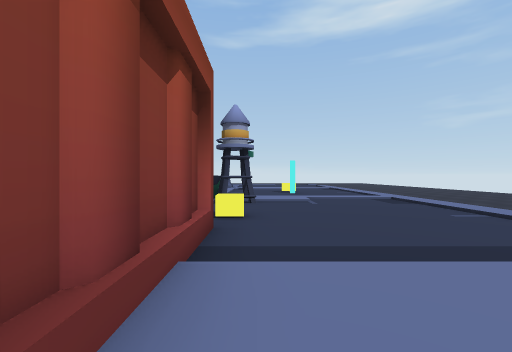
[1] (above)

24 first-person views from a walk through a 3-D level made in the Unity game engine. The camera is 1.4 m above the floor, looks level and sees 90° across. The floor is counted in squares, 2 m on a side. Each view is taken from the middle of a square. On the plan, view 1 faces up. The plan holds only what a view shows up to about 9 squares ahead; the rest is blank. The place goes on beyond the plan. The player character is not drawn. Some surface patterns are stand-ins.

[2]
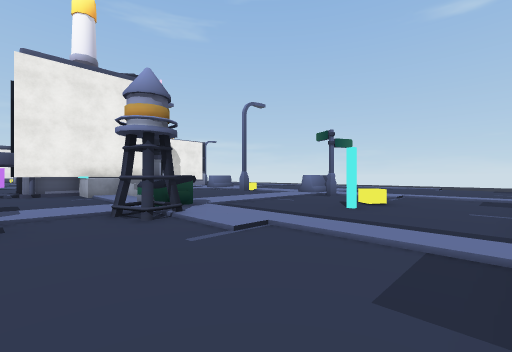

[3]
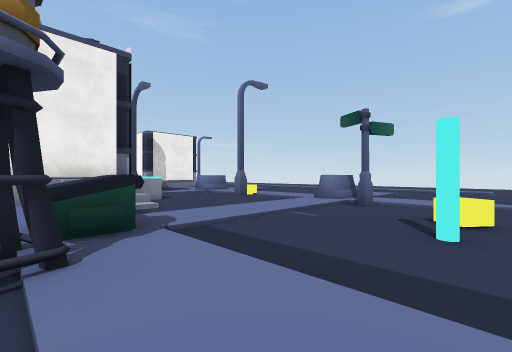

[4]
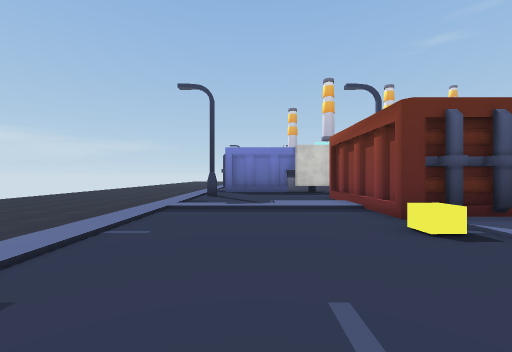

[5]
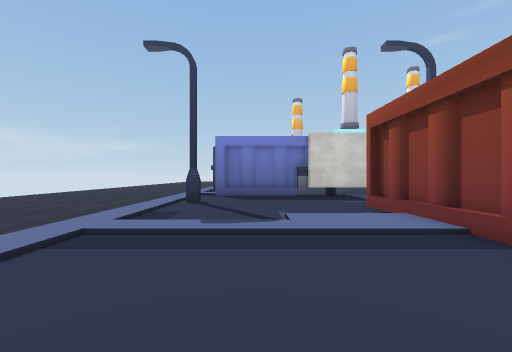

[6]
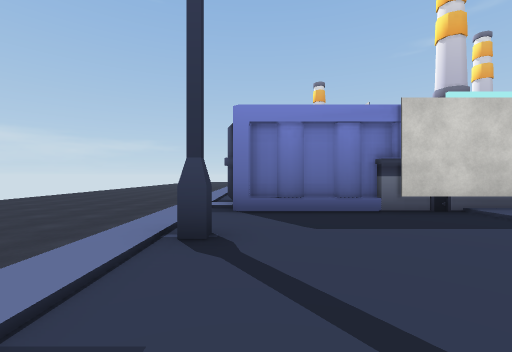

[7]
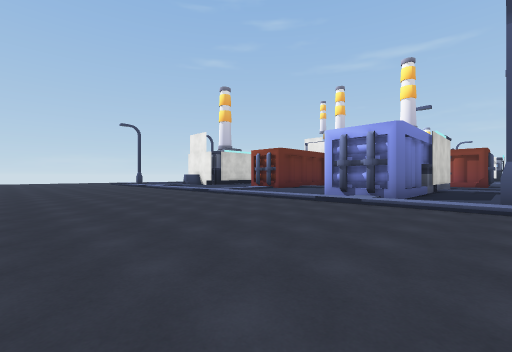

[8]
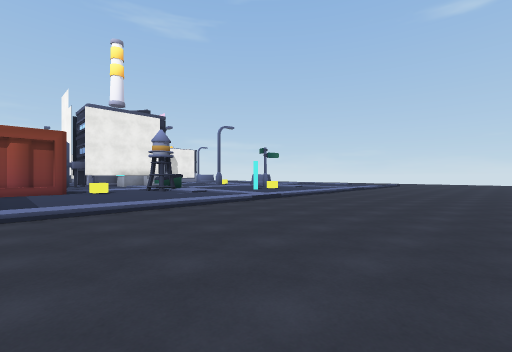

[9]
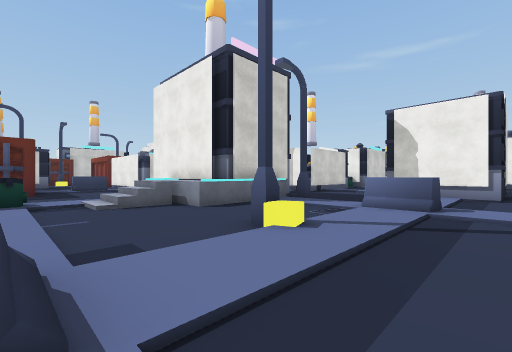

[10]
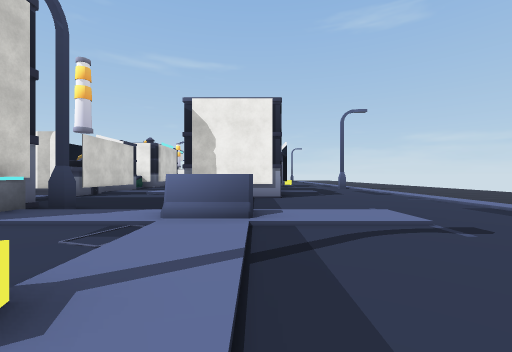

[11]
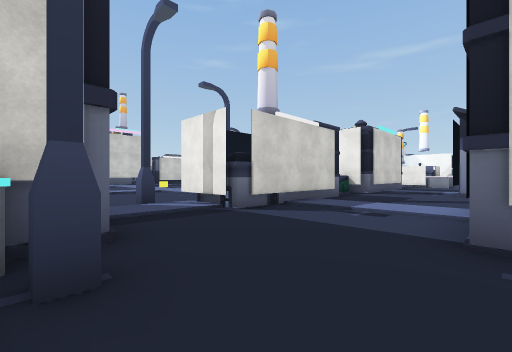

[12]
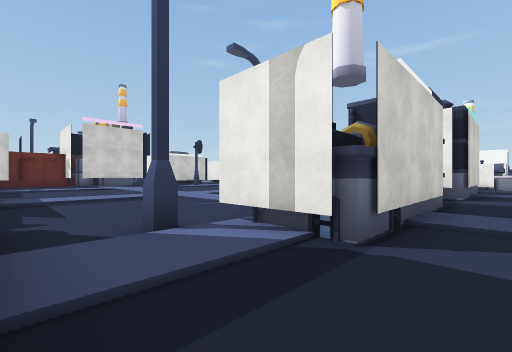

[13]
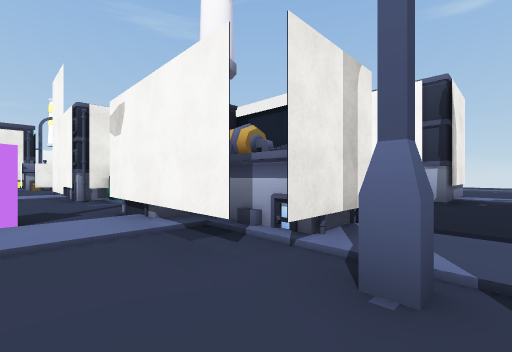

[14]
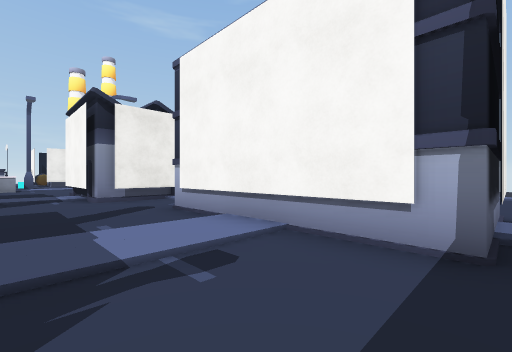

[15]
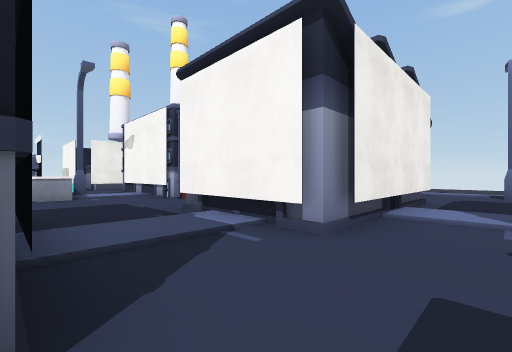

[16]
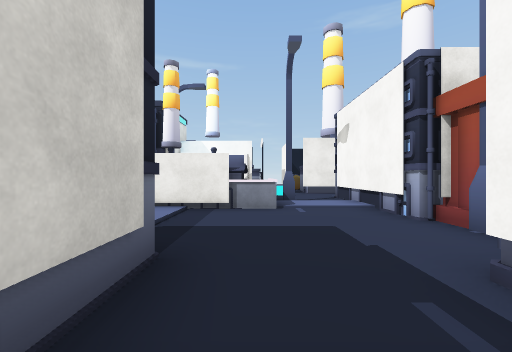

[17]
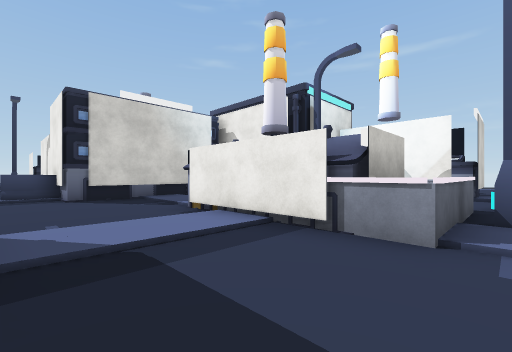

[18]
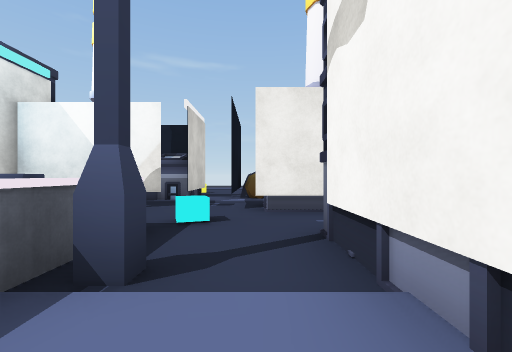

[19]
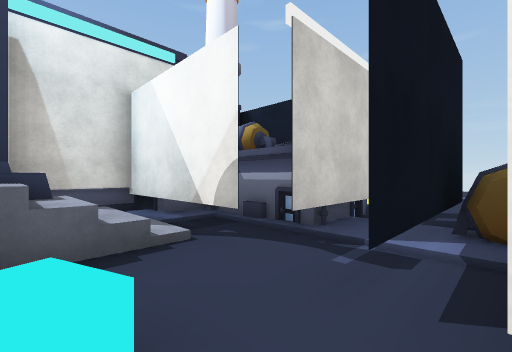

[20]
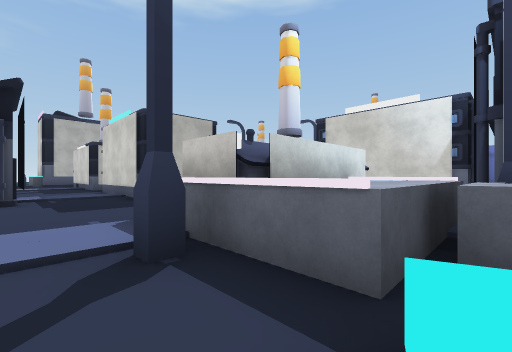

[21]
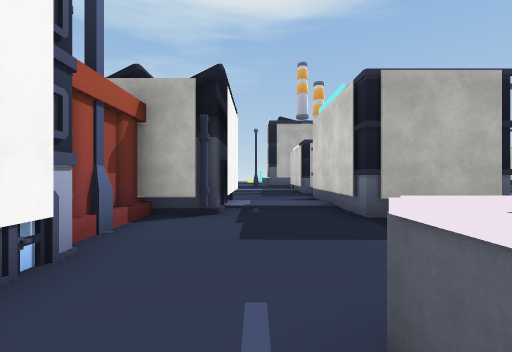

[22]
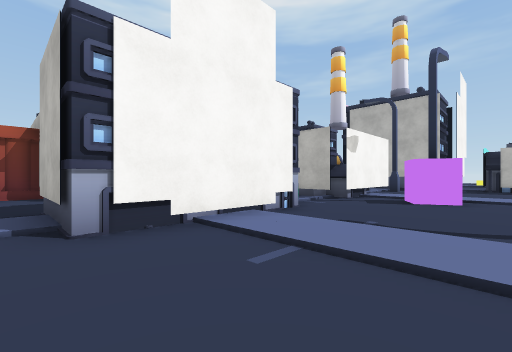

[23]
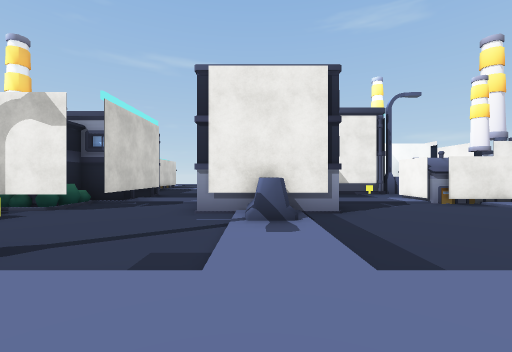

[24]
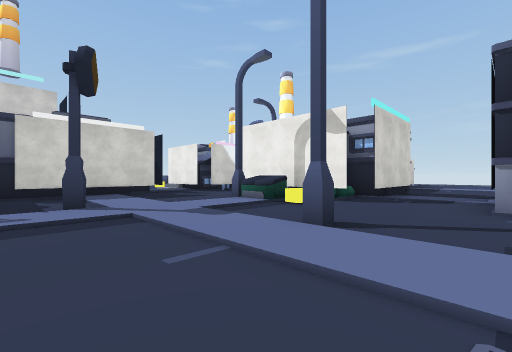

### Floor plan
Key: @ floor where view 1 was taken; # wall or solid block; . main floor; : floor 0.25 m higher than the main floor; - floor 0.25 m lower than the main floor; + floor 0.5 m higher than the main floor; / step, stairs or slope; = window, fence, low wall or low ledge; ^ raised ledge; O other object.
Columns run from 35 left of view 1 to 11 right of it. Each row starts with its distance up from view 1.
 16                O..   /..../:.....:/. ../
 15       OO       O//   ###///O/////O//////
 14        OO ###  O::     #:  O::O::O:::../    --
 13    O.######.#  O..OOOOOO../:.....:#..../   ---
 12 OO O...:/...OOOO....:/..../:.....:/..O./  ----
 11 ####O.#:/..../:.....:/....#:.....:/..../ -----
 10  ##.#^^#^..../:.....:/....^##^...:/.OO./------
  9   #+#^O##...O###O.O###O..   ^^//.:/..../------
  8   #+O^O #:::O  #OOOOOOO::   ^^=/:OO:::::------
  7   # O^O #///#####.#OOOO//   #^///:OO/../------
  6   #O   OO..../:.....:/...   O....:/..../------
  5        :/..../:....O:/...   O....:/O.../------
  4        :/..../:....O:/....       :/..../------
  3        :/..../:.....:/....       ##..../------
  2      #####////:     ://///        #/////------
  1           OO::::      ::::        #::../-----
  0          O.../:..       .         #@.../------
 -1        :/..../:..       ..        #..../------
 -2        :/....#:..       ..        /....#-------
 -3       O###.../:..                 /..../-------
 -4         OOO../:..                ###////-------
 -5          OOO:::::                   ###:-------
 -6          OO///:#/                     #/-------
 -7            ../:..                      /-------
 -8            ../:..                      /-------
 -9             ./:..                       -------
-10              ###O                        ------
-11                                           -----
-12                                            ----
-13                                             ---
-14                                              --

Positions as (right, up) in squares from view 1, and headings:
1: (0, 0), facing up
2: (4, 5), facing up-left
3: (2, 7), facing up-left
4: (2, 8), facing down
5: (2, 5), facing down
6: (3, 1), facing down
7: (11, -2), facing down-left
8: (10, 2), facing up-left
9: (-2, 16), facing down-left
10: (-4, 15), facing left
11: (-9, 13), facing down-left
12: (-10, 10), facing down-left
13: (-11, 5), facing up-left
14: (-12, 10), facing up-left
15: (-18, 9), facing up-left
16: (-21, 10), facing left
17: (-24, 11), facing down-left
18: (-27, 12), facing left
19: (-31, 12), facing down-left
20: (-31, 12), facing down-right
21: (-28, 11), facing right
22: (-24, 3), facing up-right
23: (-20, 1), facing left
24: (-19, 0), facing down-left
